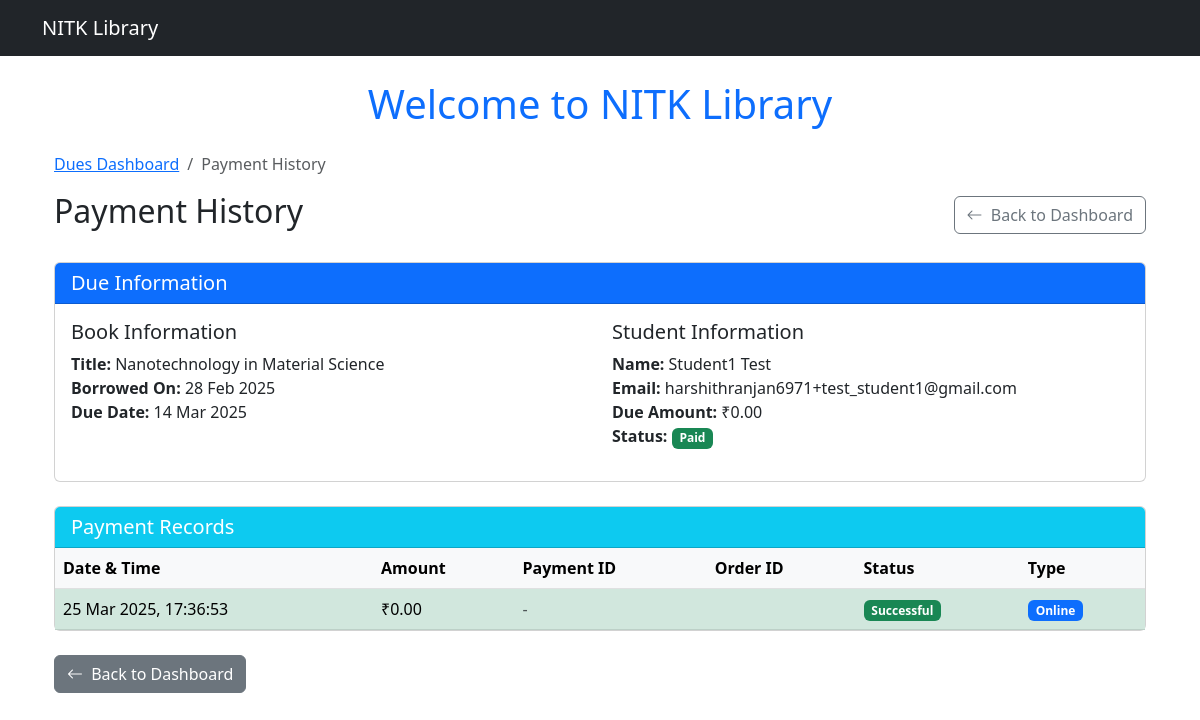
/dues/librarian/due/3/payments/ (signed in), run on the app's committed database.
### dues/models.py (models this page shows, shortened)
class Due(models.Model):
    borrow = models.OneToOneField(Borrow, on_delete=models.CASCADE, related_name="due")
    amount = models.DecimalField(max_digits=10, decimal_places=2, default=0.00)
    created_at = models.DateTimeField(auto_now_add=True)
    updated_at = models.DateTimeField(auto_now=True)
    is_paid = models.BooleanField(default=False)

class Payment(models.Model):
    PAYMENT_STATUS_CHOICES = [
        ('pending', 'Pending'),
        ('successful', 'Successful'),
        ('failed', 'Failed'),
    ]
    due = models.ForeignKey(Due, on_delete=models.CASCADE, related_name="payments")
    amount_paid = models.DecimalField(max_digits=10, decimal_places=2)
    payment_date = models.DateTimeField(auto_now_add=True)
    status = models.CharField(
        max_length=20,
        choices=PAYMENT_STATUS_CHOICES,
        default='pending'
    )
    payment_reference = models.CharField(max_length=100, unique=True, help_text="Manual payment reference number", default="123")
    processed_by = models.ForeignKey('users.User', on_delete=models.SET_NULL, null=True)
    notes = models.TextField(blank=True, null=True)
    is_successful = models.BooleanField(default=False)
    failure_reason = models.TextField(blank=True, null=True)

### borrowing/models.py (models this page shows, shortened)
class Borrow(models.Model):
    STATUS_CHOICES = [
        ('Pending', 'Pending'),
        ('Approved', 'Approved'),
        ('Rejected', 'Rejected'),
        ('Returned', 'Returned'),
        ('Pending Return','Pending Return')
    ]
    student = models.ForeignKey(Student, on_delete=models.CASCADE)
    book = models.ForeignKey(Book, on_delete=models.CASCADE, null=True, blank=True)
    journal = models.ForeignKey(Journal, on_delete=models.CASCADE, null=True, blank=True)
    borrow_date = models.DateTimeField(default=timezone.now)
    due_date = models.DateTimeField(null=True, blank=True)
    return_date = models.DateTimeField(null=True, blank=True)
    is_returned = models.BooleanField(default=False)
    is_overdue = models.BooleanField(default=False)
    status = models.CharField(max_length=20, choices=STATUS_CHOICES, default='Pending')

### books/models.py (models this page shows, shortened)
class Book(models.Model):
    GenreChoices = [
    ('Metallurgy', 'METALLURGY'),
    ('Computer Science', 'CS'),
    ('ECE', 'ECE'),
    ('EEE', 'EEE'),
    ('Mechanical', 'MECHANICAL'),
    ('Civil', 'CIVIL'),
    ('AI', 'AI'),
    ('Data Science', 'DATA_SCIENCE'),
    ('Mining', 'MINING'),
    ('IT', 'IT')
]
    title = models.CharField(max_length=255)
    author = models.ForeignKey(Author, on_delete=models.CASCADE)
    publisher = models.CharField(max_length=255)
    pages = models.IntegerField(validators=[MinValueValidator(1)])
    price = models.DecimalField(max_digits=8, decimal_places=2)
    genre = models.CharField(max_length=50, choices=GenreChoices)
    topics = models.TextField(blank=True, null=True)
    available_copies = models.IntegerField(default=1, validators=[MinValueValidator(0)])

### users/models.py (models this page shows, shortened)
class Student(models.Model):
    user = models.OneToOneField(User, on_delete=models.CASCADE, primary_key=True)
    borrow_limit = models.IntegerField(default=5)
    library_card_number = models.CharField(max_length=10, unique=True, null=True, blank=True)
    is_banned = models.BooleanField(default=False)
    dues = models.DecimalField(max_digits=10, decimal_places=2, default=0.00)

class User(AbstractUser):
    email = models.EmailField(unique=True)
    role = models.CharField(max_length=10, choices=UserRoles.choices, default=UserRoles.STUDENT)
    objects = UserManager()

### dues/views.py (the view)
# urls.py: path('librarian/due/<int:due_id>/payments/', views.due_payments, name='due_payments'),
@login_required
def due_payments(request, due_id):
    if not request.user.is_librarian:
        return HttpResponseForbidden("You don't have permission to access this page.")
    due = get_object_or_404(Due, id=due_id)
    payments = Payment.objects.filter(due=due).order_by('-payment_date')
    return render(request, 'due_payments.html', {
        'due': due,
        'payments': payments
    })

### dues/templates/due_payments.html (shortened to what this page needs)
{% extends "base.html" %}
{% block content %}
<div class="container mt-4">
    <nav aria-label="breadcrumb">
        <ol class="breadcrumb">
            <li class="breadcrumb-item"><a href="{% url 'librarian_dues_dashboard' %}">Dues Dashboard</a></li>
            <li class="breadcrumb-item active" aria-current="page">Payment History</li>
        </ol>
    </nav>
    <div class="d-flex justify-content-between align-items-center mb-4">
        <h2>Payment History</h2>
        <a href="{% url 'librarian_dues_dashboard' %}" class="btn btn-outline-secondary">
            <i class="bi bi-arrow-left me-1"></i> Back to Dashboard
        </a>
    </div>
    <div class="card mb-4">
        <div class="card-header bg-primary text-white">
            <h5 class="mb-0">Due Information</h5>
        </div>
        <div class="card-body">
            <div class="row">
                <div class="col-md-6">
                    <h5>Book Information</h5>
                    <p>
                        <strong>Title:</strong> {{ due.borrow.book.title }}<br>
                        <strong>Borrowed On:</strong> {{ due.borrow.borrow_date|date:"d M Y" }}<br>
                        <strong>Due Date:</strong> {{ due.borrow.due_date|date:"d M Y" }}
                    </p>
                </div>
                <div class="col-md-6">
                    <h5>Student Information</h5>
                    <p>
                        <strong>Name:</strong> {{ due.borrow.student.user.get_full_name|default:due.borrow.student.user.username }}<br>
                        <strong>Email:</strong> {{ due.borrow.student.user.email }}<br>
                        <strong>Due Amount:</strong> ₹{{ due.amount }}<br>
                        <strong>Status:</strong>
                        {% if due.is_paid %}
                            <span class="badge bg-success">Paid</span>
                        {% else %}
                            <span class="badge bg-danger">Unpaid</span>
                        {% endif %}
                    </p>
                </div>
            </div>
        </div>
    </div>
    <div class="card mb-4">
        <div class="card-header bg-info text-white">
            <h5 class="mb-0">Payment Records</h5>
        </div>
        <div class="card-body p-0">
            <table class="table table-hover mb-0">
                <thead class="table-light">
                    <tr>
                        <th>Date & Time</th>
                        <th>Amount</th>
                        <th>Payment ID</th>
                        <th>Order ID</th>
                        <th>Status</th>
                        <th>Type</th>
                    </tr>
                </thead>
                <tbody>
                    {% for payment in payments %}
                    <tr class="{% if payment.is_successful %}table-success{% elif payment.status == 'failed' %}table-danger{% endif %}">
                        <td>{{ payment.payment_date|date:"d M Y, H:i:s" }}</td>
                        <td>₹{{ payment.amount_paid }}</td>
                        <td>
                            {% if payment.razorpay_payment_id %}
                                <code>{{ payment.razorpay_payment_id }}</code>
                            {% else %}
                                <span class="text-muted">-</span>
                            {% endif %}
                        </td>
                        <td>
                        </td>
                        <td>
                            {% if payment.is_successful %}
                                <span class="badge bg-success">Successful</span>
                            {% elif payment.status == 'failed' %}
                                <span class="badge bg-danger">Failed</span>
                            {% elif payment.status == 'created' %}
                                <span class="badge bg-warning text-dark">Processing</span>
                            {% else %}
                                <span class="badge bg-secondary">{{ payment.get_status_display }}</span>
                            {% endif %}
                        </td>
                        <td>
                            {% if "MANUAL" in payment.razorpay_order_id %}
                                <span class="badge bg-info text-dark">Manual (Librarian)</span>
                            {% else %}
                                <span class="badge bg-primary">Online</span>
                            {% endif %}
                        </td>
                    </tr>
                    {% endfor %}
                </tbody>
            </table>
        </div>
    </div>
    <div class="mb-5">
        <a href="{% url 'librarian_dues_dashboard' %}" class="btn btn-secondary me-2">
            <i class="bi bi-arrow-left me-1"></i> Back to Dashboard
        </a>
    </div>
</div>
{% endblock %}

### data on the page
Due: borrow.book "Nanotechnology in Material Science", borrow.borrow_date "28 Feb 2025", borrow.due_date "14 Mar 2025", borrow.student.user.get_full_name "Student1 Test", borrow.student.user.email "harshithranjan6971+test_student1@gmail.com", amount "0.00"
Payment: payment_date "25 Mar 2025, 17:36:53", amount_paid "0.00", is_successful "Successful"
